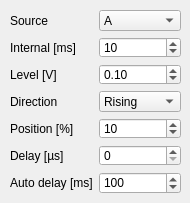
    <widget class="QWidget" name="triggerTab">
     <attribute name="title">
      <string>Trigger</string>
     </attribute>
     <widget class="QWidget" name="formLayoutWidget_2">
      <property name="geometry">
       <rect>
        <x>10</x>
        <y>10</y>
        <width>171</width>
        <height>184</height>
       </rect>
      </property>
      <layout class="QFormLayout" name="triggerFormLayout">
       <item row="1" column="0">
        <widget class="QLabel" name="triggerSourceLabel">
         <property name="locale">
          <locale language="English" country="UnitedKingdom"/>
         </property>
         <property name="text">
          <string>Source</string>
         </property>
        </widget>
       </item>
       <item row="1" column="1">
        <widget class="QComboBox" name="triggerSourceComboBox">
         <property name="currentText">
          <string>A</string>
         </property>
         <property name="currentIndex">
          <number>0</number>
         </property>
         <item>
          <property name="text">
           <string>A</string>
          </property>
         </item>
         <item>
          <property name="text">
           <string>B</string>
          </property>
         </item>
         <item>
          <property name="text">
           <string>EXT</string>
          </property>
         </item>
         <item>
          <property name="text">
           <string>Internal</string>
          </property>
         </item>
        </widget>
       </item>
       <item row="2" column="1">
        <widget class="QDoubleSpinBox" name="internalTriggerDelaySpinBox">
         <property name="locale">
          <locale language="English" country="UnitedKingdom"/>
         </property>
         <property name="buttonSymbols">
          <enum>QAbstractSpinBox::UpDownArrows</enum>
         </property>
         <property name="suffix">
          <string/>
         </property>
         <property name="decimals">
          <number>0</number>
         </property>
         <property name="minimum">
          <double>1.000000000000000</double>
         </property>
         <property name="maximum">
          <double>10000.000000000000000</double>
         </property>
         <property name="singleStep">
          <double>1.000000000000000</double>
         </property>
         <property name="value">
          <double>10.000000000000000</double>
         </property>
        </widget>
       </item>
       <item row="3" column="0">
        <widget class="QLabel" name="triggerLevelLabel">
         <property name="locale">
          <locale language="English" country="UnitedKingdom"/>
         </property>
         <property name="text">
          <string>Level [V]</string>
         </property>
        </widget>
       </item>
       <item row="3" column="1">
        <widget class="QDoubleSpinBox" name="triggerLevelSpinBox">
         <property name="locale">
          <locale language="English" country="UnitedKingdom"/>
         </property>
         <property name="buttonSymbols">
          <enum>QAbstractSpinBox::UpDownArrows</enum>
         </property>
         <property name="suffix">
          <string/>
         </property>
         <property name="decimals">
          <number>2</number>
         </property>
         <property name="minimum">
          <double>-5.000000000000000</double>
         </property>
         <property name="maximum">
          <double>5.000000000000000</double>
         </property>
         <property name="singleStep">
          <double>0.100000000000000</double>
         </property>
         <property name="value">
          <double>0.100000000000000</double>
         </property>
        </widget>
       </item>
       <item row="4" column="0">
        <widget class="QLabel" name="triggerModeLabel">
         <property name="locale">
          <locale language="English" country="UnitedKingdom"/>
         </property>
         <property name="text">
          <string>Direction</string>
         </property>
        </widget>
       </item>
       <item row="4" column="1">
        <widget class="QComboBox" name="triggerModeComboBox">
         <property name="currentText">
          <string>Rising</string>
         </property>
         <property name="currentIndex">
          <number>0</number>
         </property>
         <item>
          <property name="text">
           <string>Rising</string>
          </property>
         </item>
         <item>
          <property name="text">
           <string>Falling</string>
          </property>
         </item>
        </widget>
       </item>
       <item row="2" column="0">
        <widget class="QLabel" name="internalTriggerLabel">
         <property name="locale">
          <locale language="English" country="UnitedKingdom"/>
         </property>
         <property name="text">
          <string>Internal [ms]</string>
         </property>
        </widget>
       </item>
       <item row="5" column="1">
        <widget class="QDoubleSpinBox" name="triggerPositionSpinBox">
         <property name="locale">
          <locale language="English" country="UnitedKingdom"/>
         </property>
         <property name="buttonSymbols">
          <enum>QAbstractSpinBox::UpDownArrows</enum>
         </property>
         <property name="suffix">
          <string/>
         </property>
         <property name="decimals">
          <number>0</number>
         </property>
         <property name="minimum">
          <double>-50.000000000000000</double>
         </property>
         <property name="maximum">
          <double>50.000000000000000</double>
         </property>
         <property name="singleStep">
          <double>0.000000000000000</double>
         </property>
         <property name="value">
          <double>10.000000000000000</double>
         </property>
        </widget>
       </item>
       <item row="5" column="0">
        <widget class="QLabel" name="triggerPositionLabel">
         <property name="locale">
          <locale language="English" country="UnitedKingdom"/>
         </property>
         <property name="text">
          <string>Position [%]</string>
         </property>
        </widget>
       </item>
       <item row="6" column="1">
        <widget class="QDoubleSpinBox" name="triggerDelaySpinBox">
         <property name="locale">
          <locale language="English" country="UnitedKingdom"/>
         </property>
         <property name="buttonSymbols">
          <enum>QAbstractSpinBox::UpDownArrows</enum>
         </property>
         <property name="suffix">
          <string/>
         </property>
         <property name="decimals">
          <number>0</number>
         </property>
         <property name="minimum">
          <double>0.000000000000000</double>
         </property>
         <property name="maximum">
          <double>200.000000000000000</double>
         </property>
         <property name="singleStep">
          <double>1.000000000000000</double>
         </property>
         <property name="value">
          <double>0.000000000000000</double>
         </property>
        </widget>
       </item>
       <item row="6" column="0">
        <widget class="QLabel" name="triggerDelayLabel">
         <property name="locale">
          <locale language="English" country="UnitedKingdom"/>
         </property>
         <property name="text">
          <string>Delay [µs]</string>
         </property>
        </widget>
       </item>
       <item row="7" column="1">
        <widget class="QDoubleSpinBox" name="triggerAutoDelaySpinBox">
         <property name="locale">
          <locale language="English" country="UnitedKingdom"/>
         </property>
         <property name="buttonSymbols">
          <enum>QAbstractSpinBox::UpDownArrows</enum>
         </property>
         <property name="suffix">
          <string/>
         </property>
         <property name="decimals">
          <number>0</number>
         </property>
         <property name="minimum">
          <double>0.000000000000000</double>
         </property>
         <property name="maximum">
          <double>10000.000000000000000</double>
         </property>
         <property name="singleStep">
          <double>1.000000000000000</double>
         </property>
         <property name="value">
          <double>100.000000000000000</double>
         </property>
        </widget>
       </item>
       <item row="7" column="0">
        <widget class="QLabel" name="triggerAutoDelayLabel">
         <property name="locale">
          <locale language="English" country="UnitedKingdom"/>
         </property>
         <property name="text">
          <string>Auto delay [ms]</string>
         </property>
        </widget>
       </item>
      </layout>
     </widget>
    </widget>
